Frame 1 (no input): blank canvas, image omitted
Frame 60 (no input): blank canvas, image omitted
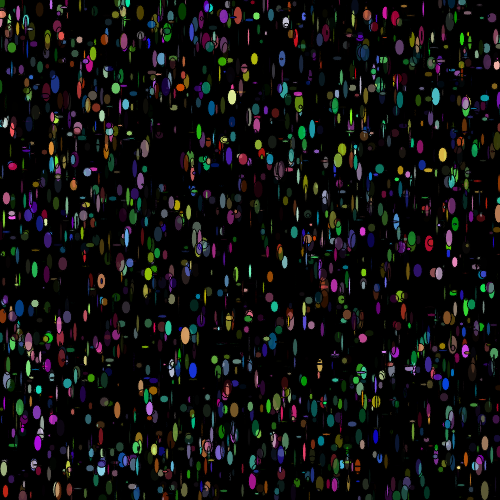
Frame 120 (the mouse pressed at the canvas centre since frame 60)

The p5.js sketch whose frames 1 and 60 were blank and that drew this single picture after the mouse press (run headless with seeded random() and noise() and a simulated clock; from frame 60 on, the mouse is pressed at the canvas centre):

// p5.js sketch
// ── sketch.js
//var rectW;
//var rectH;

//width & height are auto created with createCanvas

function setup(){
  //console.log("Hello World!!");
  createCanvas(500,500); //width,height
  background(0); //color from 0-255 (grey scale), 0 is black

  //RECTANGLE
  //rectMode(CENTER); //will center the starting point xPos yPos

  // rectW = width/2;
  // rectH = height/2;
  //rectW = width/20;
  //rectH = height;

  //rect(100,100,50,250); //xPos,yPos,width,height
  //rect(width/2,height/2,rectW,rectH);
  // rect(0.25*width,height/2,rectW,rectH);
  // rect(0.75*width,height/2,rectW,rectH);

  //COLOR
  //colorMode(HSL); //hue 0-360,saturation 0-100,light 0-100
  //fill(255); //white
  //fill(100,50,75); //rgb,alpha 0-255
  fill(10,10,250);
  //noStroke();

//ELLIPSE
//ellipse(width/2,height/2,50,50);

//TRIANGLE
//triangle(100,150,200,200,50,150);

//LINE
// stroke(0,100,50);
// strokeWeight(5);
// line(100,100,400,400);

  // FOR LOOP
  //for (var i=0; i < 20; i++){
    //rect((rectW+10) * i, height/2, rectW, rectH);

    //rect(i * (width/15), 0, rectW, rectH);
    //fill(i*(360/20), 100, 50);

    //*****

  //}
}

function draw(){
  //background(0); //optional

  numCircles =  map(mouseX, 0, width, 0, 100);

  for (var i=0; i < numCircles; i++){
    fill(random(255),random(255),random(255),random(255))
    ellipse(random(width), random(height), random(10),random(20));

  }
}
